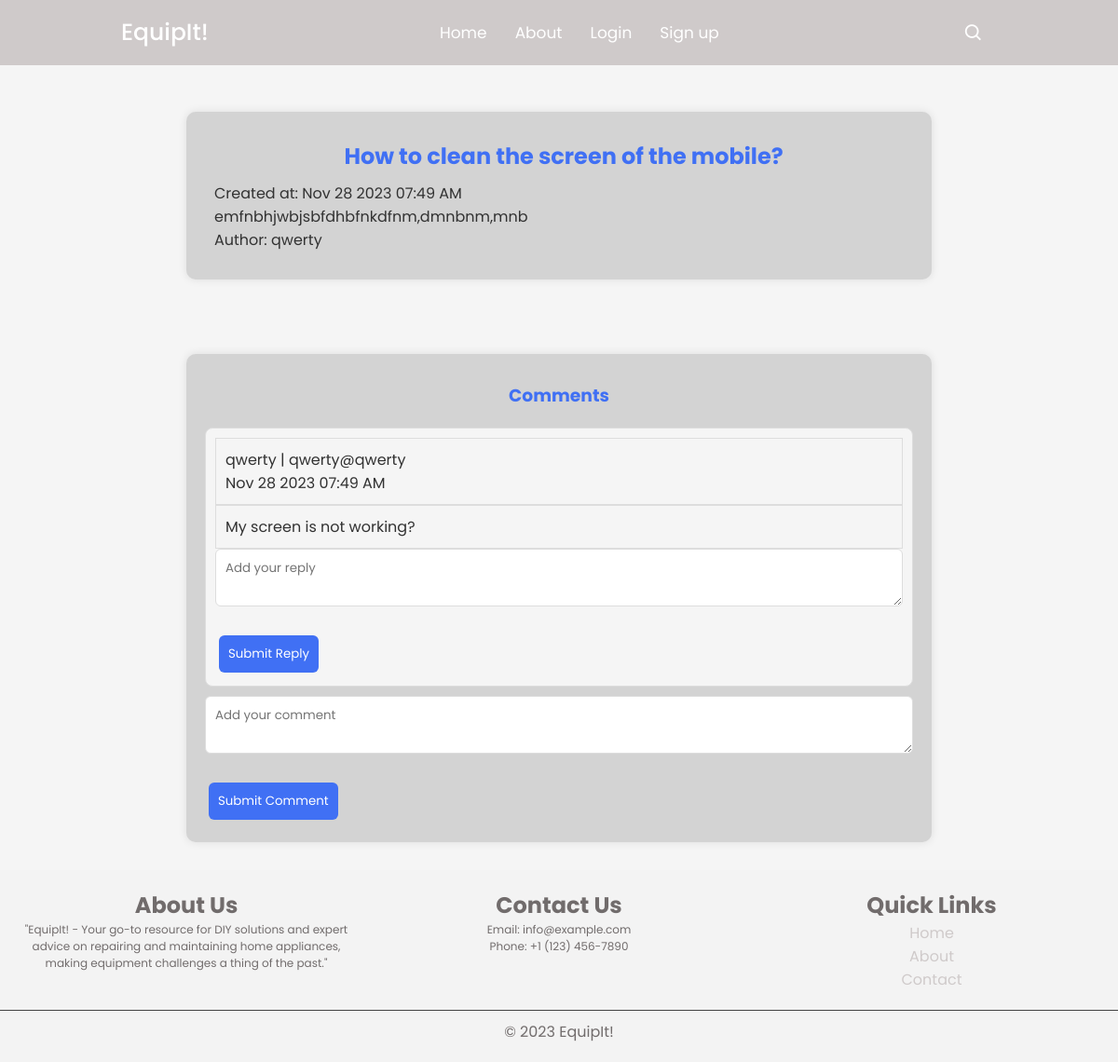
Screenshot of /post/3 with the database file from the repository.
### app.py (models this page shows, shortened)
class Post(db.Model):
    id = db.Column(db.Integer, primary_key=True)
    title = db.Column(db.String(100), nullable=False)
    video_link = db.Column(db.String(255), nullable=True)
    instructions = db.Column(db.Text, nullable=False)
    equipment_link = db.Column(db.String(255), nullable=True)
    maps_link = db.Column(db.String(255), nullable=True)
    user_id = db.Column(db.Integer, db.ForeignKey('user.id'), nullable=False)
    author = db.relationship('User', backref=db.backref('posts', lazy=True))
    categories = db.relationship('Category', secondary='post_category', backref=db.backref('posts', lazy=True))
    created_at = db.Column(db.DateTime, default=datetime.utcnow)
    updated_at = db.Column(db.DateTime, default=datetime.utcnow, onupdate=datetime.utcnow)

class User(db.Model, UserMixin):
    id = db.Column(db.Integer, primary_key=True)
    username = db.Column(db.String(50), nullable=False, unique=True)
    email = db.Column(db.String(120), nullable=False, unique=True)
    password_hash = db.Column(db.String(128), nullable=False)

class Comment(db.Model):
    id = db.Column(db.Integer, primary_key=True)
    text = db.Column(db.String(255), nullable=False)
    user_id = db.Column(db.Integer, db.ForeignKey('user.id'), nullable=False)
    post_id = db.Column(db.Integer, db.ForeignKey('post.id'), nullable=False)
    user = db.relationship('User', backref=db.backref('comments', lazy=True))
    post = db.relationship('Post', backref=db.backref('comments', lazy=True))
    created_at = db.Column(db.DateTime, default=datetime.utcnow)

### app.py (the view)
@app.route('/post/<int:post_id>')
def view_post(post_id):
    post = Post.query.get_or_404(post_id)
    return render_template('view_post.html', post=post)

### templates/view_post.html (shortened to what this page needs)
<!DOCTYPE html>
<html lang="en">
<head>
    <link rel="stylesheet" href="{{ url_for('static', filename='styles_navbar.css') }}">
    <link rel="stylesheet" href="{{ url_for('static', filename='styles_view_post.css') }}">
    <link href='https://unpkg.com/boxicons@2.1.1/css/boxicons.min.css' rel='stylesheet'>
</head>
<body>
    <nav>
        <div class="nav-bar">
            <span class="logo navLogo"><a href="{{ url_for('home') }}">EquipIt!</a></span>
            <div class="menu">
                <ul class="nav-links">
                    <li><a href="{{ url_for('home') }}">Home</a></li>
                    <li><a href="{{ url_for('about') }}">About</a></li>
                    {% if current_user.is_authenticated %}
                        <li><a href="{{ url_for('account') }}">Account</a></li>
                        <li><a href="{{ url_for('logout') }}">Logout</a></li>
                    {% else %}
                        <li><a href="{{ url_for('login') }}">Login</a></li>
                        <li><a href="{{ url_for('signup') }}">Sign up</a></li>
                    {% endif %}
                </ul>
            </div>
            <div class="darkLight-searchBox">
                <div class="searchBox">
                    <div class="searchToggle">
                        <i class='bx bx-search search'></i>
                    </div>
                </div>
            </div>
        </div>
    </nav>
    <div class="container post">
        <h2>{{ post.title }}</h2>
        <p>Created at: {{ post.created_at.strftime('%b %d %Y %I:%M %p') }}</p>
        <p>{{ post.instructions }}</p>
        <p>Author: {{ post.author.username }}</p>
    </div>
<div class="container" "comment">
    <h3>Comments</h3>
    {% for comment in post.comments %}
        <div class="comment">
            <p>
                {{ comment.user.username }}  |  {{ comment.user.email }}
                <br>
                {{ comment.created_at.strftime('%b %d %Y %I:%M %p') }}
            </p>
            <p>{{ comment.text }}</p>
            <form action="{{ url_for('add_reply', comment_id=comment.id) }}" method="post">
                <textarea name="reply_text" placeholder="Add your reply"></textarea>
                <button type="submit">Submit Reply</button>
            </form>
        </div>
    {% endfor %}
    <form action="{{ url_for('add_comment', post_id=post.id) }}" method="post">
        <textarea name="comment_text" placeholder="Add your comment"></textarea>
        <button type="submit">Submit Comment</button>
    </form>
</div>
    <footer>
        <div class="footer-content">
            <div class="footer-section about">
                <h2>About Us</h2>
                <p>"EquipIt! - Your go-to resource for DIY solutions and expert advice on repairing and maintaining home appliances, making equipment challenges a thing of the past."</p>
            </div>
            <div class="footer-section contact">
                <h2>Contact Us</h2>
                <p>Email: info@example.com</p>
                <p>Phone: +1 (123) 456-7890</p>
            </div>
            <div class="footer-section links">
                <h2>Quick Links</h2>
                <ul>
                    <li><a href="{{ url_for('home') }}">Home</a></li>
                    <li><a href="{{ url_for('about') }}">About</a></li>
                    <li><a href="#">Contact</a></li>
                </ul>
            </div>
        </div>
        <div class="footer-bottom">
            &copy; 2023 EquipIt!
        </div>
    </footer>
</body>
</html>

### static/styles_navbar.css (style rules this page uses)
* { margin: 0; padding: 0; box-sizing: border-box; font-family: 'Poppins', sans-serif; transition: all 0.4s ease; }
:root { --body-color: #E4E9F7; --nav-color: #cfcaca; ; --side-nav: #010718; --text-color: white; --search-bar: #F2F2F2; --search-text: #010718; }
body { height: 100vh; background-color: var(--body-color); }
nav { position: fixed; top: 0; left: 0; height: 70px; width: 100%; background-color: var(--nav-color); z-index: 100; }
nav .nav-bar { position: relative; height: 100%; max-width: 1000px; width: 100%; background-color: var(--nav-color); margin: 0 auto; padding: 0 30px; display: flex; align-items: center; justify-content: space-between; }
nav .nav-bar .logo a { font-size: 25px; font-weight: 500; color: var(--text-color); text-decoration: none; }
.nav-bar .nav-links { display: flex; align-items: center; }
.nav-bar .nav-links li { margin: 0 5px; list-style: none; }
.nav-links li a { position: relative; font-size: 17px; font-weight: 400; color: var(--text-color); text-decoration: none; padding: 10px; }
.nav-links li a::before { content: ''; position: absolute; left: 50%; bottom: 0; transform: translateX(-50%); height: 6px; width: 6px; border-radius: 50%; background-color: var(--text-color); opacity: 0; transition: all 0.3s ease; }
.nav-bar .darkLight-searchBox { display: flex; align-items: center; }
.darkLight-searchBox .dark-light, .darkLight-searchBox .searchToggle { height: 40px; width: 40px; display: flex; align-items: center; justify-content: center; margin: 0 5px; color: white; }
.dark-light i, .searchToggle i { position: absolute; color: var(--text-color); font-size: 22px; cursor: pointer; transition: all 0.3s ease; }
.searchBox { position: relative; }

### static/styles_view_post.css (style rules this page uses)
.container { max-width: 800px; margin: 0 auto; padding: 10px; background-color: #DDD0C8; color: #fefefe; margin-top: 5rem; }
body { background-color: #F5F5F5; }
.container h2,.container h3 { color: #323232; text-align: center; padding: 10px; }
.container { color: #323232; padding: 4rem; }
.comment { border: 1px solid #ddd; margin: 10px 0; padding: 10px; }
.comment p { border: 1px solid #3232327c; }
textarea { width: 100%; margin-bottom: 20px; }
button { padding: 5px 10px; background-color: #323232; color: #fff; border: none; cursor: pointer; margin: 4px; }
footer { position:relative; background-color: #f3f3f3; color: #716c6c; text-align: center; padding: 20px 0; }
.footer-content { display: flex; justify-content: space-around; max-width: 1200px; margin: 0 auto; }
.footer-section { flex: 1; padding: 0 20px; }
.footer-section h2 { color: #716c6c; }
.footer-section p { font-size: 12px; }
.footer-section ul { list-style: none; padding: 0; }
.footer-section a { text-decoration: none; color: #cfcaca; }
.footer-bottom { margin-top: 20px; padding-top: 10px; border-top: 1px solid #444; }
.container { max-width: 800px; margin: 0 auto; padding: 20px; background-color: #D3D3D3; box-shadow: 0 0 10px rgba(0, 0, 0, 0.1); border-radius: 10px; margin-top: 80px; }
.post { margin-top: 120px; padding-left: 30px; padding-bottom: 30px; }
.container h2, .container h3 { color: #4070F4; text-align: center; padding: 10px; }
.comment, .reply { border: 1px solid #ddd; margin: 10px 0; padding: 10px; background-color: #F5F5F5; border-radius: 8px; }
.comment p { border: 1px solid #ddd; padding: 10px; }
textarea { width: 100%; margin-bottom: 20px; padding: 10px; border: 1px solid #ddd; border-radius: 6px; }
button { padding: 10px; background-color: #4070F4; color: #fff; border: none; cursor: pointer; margin: 4px; border-radius: 6px; }
.comment, .reply { margin: 10px 0; }
body { background-color: #F5F5F5; color: #323232; font-family: 'Arial', sans-serif; }
footer { margin-top: 30px; }

### rows the page displays
Post: title "How to clean the screen of the mobile?", created_at "Nov 28 2023 07:49 AM", instructions "emfnbhjwbjsbfdhbfnkdfnm,dmnbnm,mnb"
User: author.username "qwerty"
Comment: user.username "qwerty", user.email "qwerty@qwerty", created_at "Nov 28 2023 07:49 AM", text "My screen is not working?"
